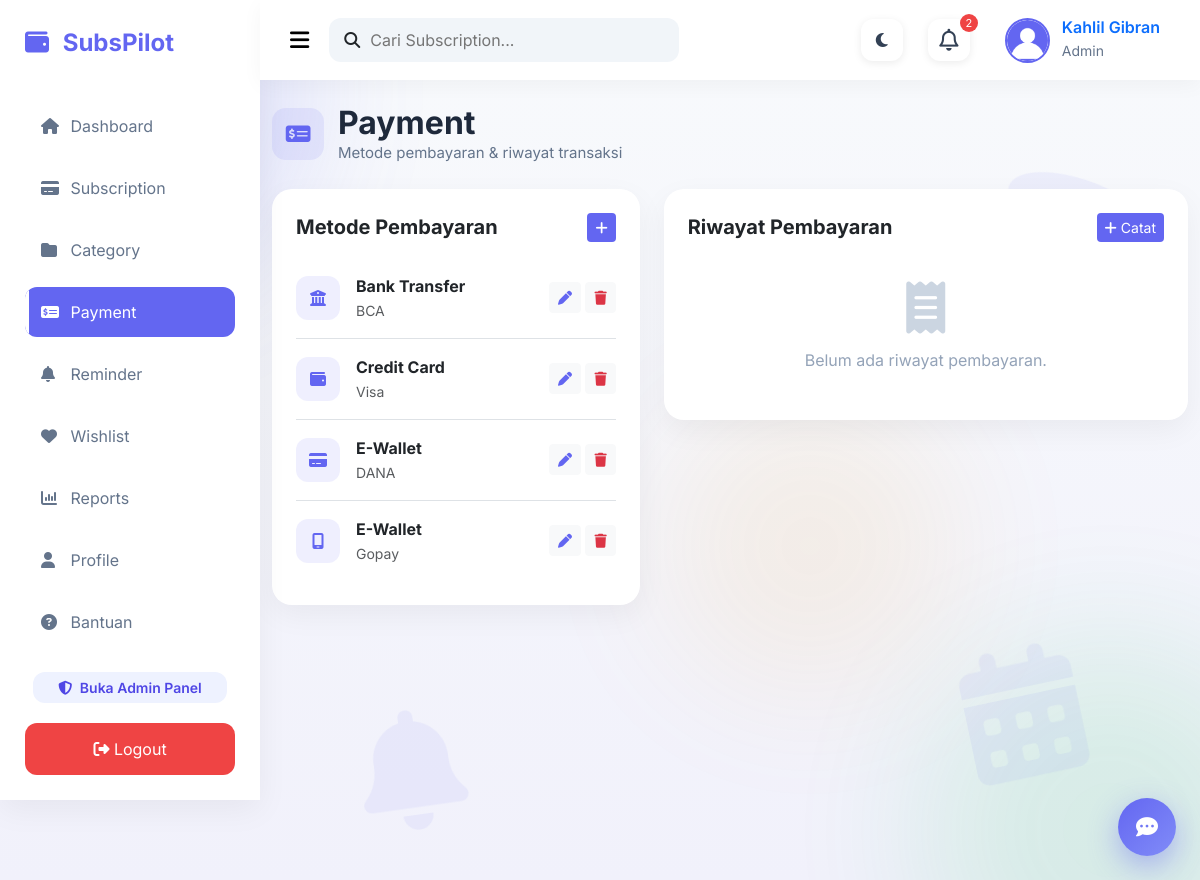
The page /payment/index.php (signed in) on the database its author committed.
### tables this page shows
CREATE TABLE `payment_methods` (
  `id` int(11) NOT NULL,
  `method_name` varchar(100) NOT NULL,
  `provider` varchar(100) DEFAULT NULL,
  `created_at` timestamp NOT NULL DEFAULT current_timestamp()
);

### payment/index.php (the view, shortened to what this page needs)
<?php
$db = new Database();
$conn = $db->connect();
$userId = $_SESSION['user_id'];
$paymentMethods = $conn->query("SELECT * FROM payment_methods ORDER BY method_name")->fetchAll();
$stmt = $conn->prepare("
    SELECT ph.*, s.service_name
    FROM payment_history ph
    JOIN subscriptions s ON s.id = ph.subscription_id
    WHERE s.user_id = ?
    ORDER BY ph.payment_date DESC
    LIMIT 30
");
$stmt->execute([$userId]);
$history = $stmt->fetchAll();
$icons = ['fa-building-columns','fa-wallet','fa-credit-card','fa-mobile-screen'];
include "../templates/header.php";
include "../templates/sidebar.php";
include "../templates/navbar.php";
?>
<div class="main-content">
<div class="container-fluid py-4">
    <div class="page-heading mb-4">
        <div class="page-icon"><i class="fa-solid fa-money-check-dollar"></i></div>
        <div>
            <h2 class="title mb-0">Payment</h2>
            <p class="subtitle mb-0">Metode pembayaran &amp; riwayat transaksi</p>
        </div>
    </div>
    <div class="row">
        <div class="col-lg-5 mb-4">
            <div class="content-card p-4 fade-up">
                <div class="d-flex justify-content-between align-items-center mb-3">
                    <h5 class="fw-bold mb-0">Metode Pembayaran</h5>
                    <button class="btn btn-sm btn-primary" data-bs-toggle="modal" data-bs-target="#addMethodModal">
                        <i class="fa-solid fa-plus"></i>
                    </button>
                </div>
                <?php if (count($paymentMethods) > 0): foreach ($paymentMethods as $i => $pm): ?>
                <div class="d-flex align-items-center justify-content-between py-3 <?= $i < count($paymentMethods)-1 ? 'border-bottom' : '' ?>">
                    <div class="d-flex align-items-center gap-3">
                        <div style="width:44px;height:44px;border-radius:12px;background:rgba(99,102,241,.1);color:#6366F1;display:flex;align-items:center;justify-content:center;">
                            <i class="fa-solid <?= $icons[$i % count($icons)] ?>"></i>
                        </div>
                        <div>
                            <strong class="d-block"><?= htmlspecialchars($pm['method_name']) ?></strong>
                            <small class="text-muted"><?= htmlspecialchars($pm['provider']) ?></small>
                        </div>
                    </div>
                    <div>
                        <button class="btn btn-sm btn-light edit-method"
                            data-bs-toggle="modal" data-bs-target="#editMethodModal"
                            data-id="<?= $pm['id'] ?>"
                            data-method="<?= htmlspecialchars($pm['method_name']) ?>"
                            data-provider="<?= htmlspecialchars($pm['provider']) ?>">
                            <i class="fa-solid fa-pen text-primary"></i>
                        </button>
                        <form action="process.php" method="POST" class="d-inline confirm-delete" data-confirm="Hapus metode ini?">
                            <button class="btn btn-sm btn-light"><i class="fa-solid fa-trash text-danger"></i></button>
                        </form>
                    </div>
                </div>
                <?php endforeach; endif; ?>
            </div>
        </div>
        <div class="col-lg-7 mb-4">
            <div class="content-card p-4 fade-up d2">
                <div class="d-flex justify-content-between align-items-center mb-3">
                    <h5 class="fw-bold mb-0">Riwayat Pembayaran</h5>
                    <button class="btn btn-sm btn-primary" data-bs-toggle="modal" data-bs-target="#addHistoryModal">
                        <i class="fa-solid fa-plus me-1"></i>Catat
                    </button>
                </div>
                <?php if (count($history) > 0): ?>
                <div class="table-responsive">
                <table class="table table-hover align-middle">
                    <thead>
                        <tr>
                            <th>Layanan</th>
                            <th>Tanggal</th>
                            <th>Jumlah</th>
                            <th>Status</th>
                            <th></th>
                        </tr>
                    </thead>
                    <tbody>
                        <?php foreach ($history as $h): ?>
                        <tr>
                            <td><?= htmlspecialchars($h['service_name']) ?></td>
                            <td><?= date('d M Y', strtotime($h['payment_date'])) ?></td>
                            <td>Rp <?= number_format($h['amount'], 0, ',', '.') ?></td>
                            <td>
                                <?php
                                $badgeClass = $h['status'] === 'Paid' ? 'status-active' : ($h['status'] === 'Pending' ? 'status-paused' : 'status-cancelled');
                                ?>
                                <span class="badge <?= $badgeClass ?>"><?= htmlspecialchars($h['status']) ?></span>
                            </td>
                            <td class="text-end">
                                <form action="process.php" method="POST" class="confirm-delete" data-confirm="Hapus riwayat ini?">
                                    <input type="hidden" name="action" value="delete_history">
                                    <input type="hidden" name="id" value="<?= $h['id'] ?>">
                                    <button class="btn btn-sm btn-light"><i class="fa-solid fa-trash text-danger"></i></button>
                                </form>
                            </td>
                        </tr>
                        <?php endforeach; ?>
                    </tbody>
                </table>
                </div>
                <?php else: ?>
                <div class="empty-state py-4">
                    <i class="fa-solid fa-receipt"></i>
                    <p class="mb-0">Belum ada riwayat pembayaran.</p>
                </div>
                <?php endif; ?>
            </div>
        </div>
    </div>
</div>
</div>
<?php include "../templates/footer.php"; ?>

### assets/css/dashboard.css (style rules this page uses)
* { margin:0; padding:0; box-sizing:border-box; font-family:'Inter',sans-serif; }
body { background:#F8FAFC; }
:root { --primary:#6366F1; --success:#22C55E; --warning:#F59E0B; --danger:#EF4444; --dark:#1E293B; --white:#FFFFFF; --background:#F8FAFC; --border:#E5E7EB; --fs-h1:32px; --fs-h2:24px; --fs-h3:20px; --fs-body:15px; --fs-small:13px; }
.title { font-size:28px; font-weight:700; color:#1E293B; }
.subtitle { color:#64748B; }
.btn-primary { background:var(--primary); border:none; }
.text-primary { color:#6366F1!important; }
.main-content { margin-left:260px; min-height:100vh; background:#F8FAFC; }
.page-heading { display:flex; align-items:center; gap:14px; margin-bottom:4px; }
.page-heading .page-icon { width:52px; height:52px; border-radius:14px; background:rgba(99,102,241,.1); color:#6366F1; display:flex; align-items:center; justify-content:center; font-size:22px; }
.content-card { background:#fff; border-radius:20px; box-shadow:0 10px 30px rgba(0,0,0,.05); border:none; }

### assets/css/style.css (style rules this page uses)
.main-content { min-height:100vh; background:#f8fafc; }
.title { font-size:var(--fs-h1, 32px); font-weight:700; color:#1e293b; }
.subtitle { color:#64748b; font-size:var(--fs-body, 16px); }

### assets/css/animations.css (style rules this page uses)
.main-content .title, .main-content .subtitle { animation:fadeInUp .45s ease both; }
.main-content .subtitle { animation-delay:.05s; }
.fade-up { opacity:0; animation:fadeInUp .5s ease forwards; }
.fade-up.d2 { animation-delay:.1s; }
.dashboard-card, .card, .stat-card, .content-card { transition:transform .3s ease, box-shadow .3s ease; }
.btn { transition:transform .2s ease, box-shadow .2s ease, filter .2s ease; position:relative; overflow:hidden; }
.empty-state { text-align:center; padding:50px 20px; color:#94A3B8; }
.empty-state i { font-size:52px; margin-bottom:14px; color:#CBD5E1; display:block; animation:fadeInUp .6s ease; }

### assets/css/extra.css (style rules this page uses)
body { background:linear-gradient(180deg,#F8FAFC 0%,#F1F1FB 100%); }
.main-content { background:transparent !important; position:relative; }
.navbar-custom, .main-content { transition:margin-left .3s ease; }

### rows shown on the page
payment_methods: method_name "Bank Transfer", provider "BCA"
payment_methods: method_name "Credit Card", provider "Visa"
payment_methods: method_name "E-Wallet", provider "DANA"
payment_methods: method_name "E-Wallet", provider "Gopay"

### other values the page prints
count($__notifItems) "2"
$_SESSION['fullname'] "Kahlil Gibran"
$_SESSION['role'] "Admin"
